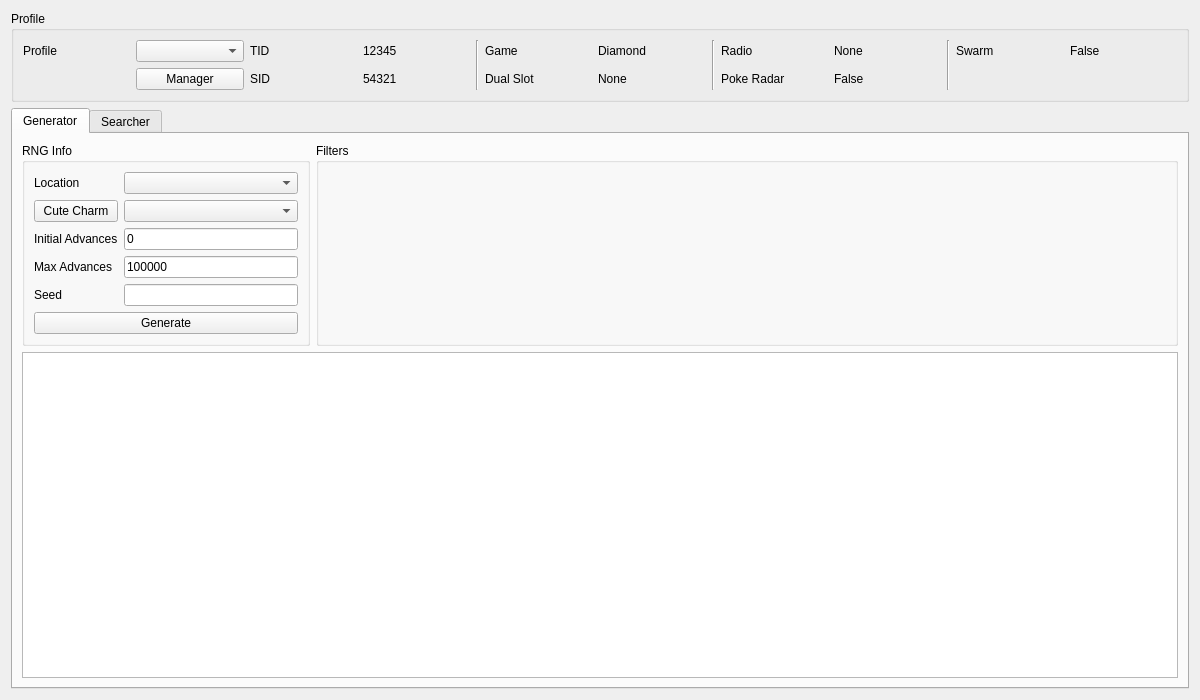
<?xml version="1.0" encoding="UTF-8"?>
<ui version="4.0">
 <class>Unown4</class>
 <widget class="QWidget" name="Unown4">
  <property name="geometry">
   <rect>
    <x>0</x>
    <y>0</y>
    <width>1200</width>
    <height>700</height>
   </rect>
  </property>
  <property name="minimumSize">
   <size>
    <width>1200</width>
    <height>700</height>
   </size>
  </property>
  <property name="windowTitle">
   <string>DPPT Unown</string>
  </property>
  <layout class="QGridLayout" name="gridLayout_9">
   <item row="0" column="0">
    <widget class="QGroupBox" name="groupBoxProfile">
     <property name="title">
      <string>Profile</string>
     </property>
     <layout class="QGridLayout" name="gridLayout_7">
      <item row="0" column="0">
       <widget class="QLabel" name="labelProfile">
        <property name="text">
         <string>Profile</string>
        </property>
       </widget>
      </item>
      <item row="0" column="1">
       <widget class="QComboBox" name="comboBoxProfiles"/>
      </item>
      <item row="0" column="2">
       <widget class="QLabel" name="labelProfileTID">
        <property name="text">
         <string>TID</string>
        </property>
       </widget>
      </item>
      <item row="0" column="3">
       <widget class="QLabel" name="labelProfileTIDValue">
        <property name="text">
         <string notr="true">12345</string>
        </property>
       </widget>
      </item>
      <item row="0" column="4" rowspan="2">
       <widget class="Line" name="line">
        <property name="orientation">
         <enum>Qt::Vertical</enum>
        </property>
       </widget>
      </item>
      <item row="0" column="5">
       <widget class="QLabel" name="labelProfileGame">
        <property name="text">
         <string>Game</string>
        </property>
       </widget>
      </item>
      <item row="0" column="6">
       <widget class="QLabel" name="labelProfileGameValue">
        <property name="text">
         <string>Diamond</string>
        </property>
       </widget>
      </item>
      <item row="0" column="7" rowspan="2">
       <widget class="Line" name="line_2">
        <property name="orientation">
         <enum>Qt::Vertical</enum>
        </property>
       </widget>
      </item>
      <item row="0" column="8">
       <widget class="QLabel" name="labelProfileRadio">
        <property name="text">
         <string>Radio</string>
        </property>
       </widget>
      </item>
      <item row="0" column="9">
       <widget class="QLabel" name="labelProfileRadioValue">
        <property name="text">
         <string>None</string>
        </property>
       </widget>
      </item>
      <item row="0" column="10" rowspan="2">
       <widget class="Line" name="line_3">
        <property name="orientation">
         <enum>Qt::Vertical</enum>
        </property>
       </widget>
      </item>
      <item row="0" column="11">
       <widget class="QLabel" name="labelProfileSwarm">
        <property name="text">
         <string>Swarm</string>
        </property>
       </widget>
      </item>
      <item row="0" column="12">
       <widget class="QLabel" name="labelProfileSwarmValue">
        <property name="text">
         <string>False</string>
        </property>
       </widget>
      </item>
      <item row="1" column="1">
       <widget class="QPushButton" name="pushButtonProfileManager">
        <property name="text">
         <string>Manager</string>
        </property>
       </widget>
      </item>
      <item row="1" column="2">
       <widget class="QLabel" name="labelProfileSID">
        <property name="text">
         <string>SID</string>
        </property>
       </widget>
      </item>
      <item row="1" column="3">
       <widget class="QLabel" name="labelProfileSIDValue">
        <property name="text">
         <string notr="true">54321</string>
        </property>
       </widget>
      </item>
      <item row="1" column="5">
       <widget class="QLabel" name="labelProfileDualSlot">
        <property name="text">
         <string>Dual Slot</string>
        </property>
       </widget>
      </item>
      <item row="1" column="6">
       <widget class="QLabel" name="labelProfileDualSlotValue">
        <property name="text">
         <string>None</string>
        </property>
       </widget>
      </item>
      <item row="1" column="8">
       <widget class="QLabel" name="labelProfilePokeRadar">
        <property name="text">
         <string>Poke Radar</string>
        </property>
       </widget>
      </item>
      <item row="1" column="9">
       <widget class="QLabel" name="labelProfilePokeRadarValue">
        <property name="text">
         <string>False</string>
        </property>
       </widget>
      </item>
     </layout>
    </widget>
   </item>
   <item row="1" column="0">
    <widget class="QTabWidget" name="tabRNGSelector">
     <property name="currentIndex">
      <number>0</number>
     </property>
     <widget class="QWidget" name="tabStationary">
      <attribute name="title">
       <string>Generator</string>
      </attribute>
      <layout class="QGridLayout" name="gridLayout_5">
       <item row="1" column="0" colspan="2">
        <widget class="TableView" name="tableViewGenerator">
         <property name="contextMenuPolicy">
          <enum>Qt::CustomContextMenu</enum>
         </property>
         <property name="editTriggers">
          <set>QAbstractItemView::NoEditTriggers</set>
         </property>
         <property name="sortingEnabled">
          <bool>false</bool>
         </property>
         <attribute name="horizontalHeaderDefaultSectionSize">
          <number>100</number>
         </attribute>
         <attribute name="verticalHeaderVisible">
          <bool>false</bool>
         </attribute>
         <attribute name="verticalHeaderMinimumSectionSize">
          <number>20</number>
         </attribute>
         <attribute name="verticalHeaderDefaultSectionSize">
          <number>21</number>
         </attribute>
        </widget>
       </item>
       <item row="0" column="1">
        <widget class="QGroupBox" name="groupBoxGeneratorFilters">
         <property name="sizePolicy">
          <sizepolicy hsizetype="Preferred" vsizetype="Preferred">
           <horstretch>3</horstretch>
           <verstretch>0</verstretch>
          </sizepolicy>
         </property>
         <property name="title">
          <string>Filters</string>
         </property>
         <layout class="QGridLayout" name="gridLayout">
          <item row="0" column="0" rowspan="2">
           <widget class="UnownFilter" name="filterGenerator" native="true"/>
          </item>
         </layout>
        </widget>
       </item>
       <item row="0" column="0">
        <widget class="QGroupBox" name="groupBoxGeneratorRNGInfo">
         <property name="sizePolicy">
          <sizepolicy hsizetype="Preferred" vsizetype="Preferred">
           <horstretch>1</horstretch>
           <verstretch>0</verstretch>
          </sizepolicy>
         </property>
         <property name="title">
          <string>RNG Info</string>
         </property>
         <layout class="QGridLayout" name="gridLayout_3">
          <item row="0" column="0">
           <widget class="QLabel" name="labelGeneratorLocation">
            <property name="text">
             <string>Location</string>
            </property>
           </widget>
          </item>
          <item row="2" column="1">
           <widget class="TextBox" name="textBoxGeneratorStartingAdvance">
            <property name="inputMask">
             <string/>
            </property>
            <property name="text">
             <string notr="true">0</string>
            </property>
            <property name="maxLength">
             <number>10</number>
            </property>
           </widget>
          </item>
          <item row="1" column="1">
           <widget class="ComboBox" name="comboBoxGeneratorLead"/>
          </item>
          <item row="0" column="1">
           <widget class="QComboBox" name="comboBoxGeneratorLocation"/>
          </item>
          <item row="4" column="1">
           <widget class="TextBox" name="textBoxGeneratorSeed">
            <property name="inputMask">
             <string/>
            </property>
            <property name="text">
             <string/>
            </property>
            <property name="maxLength">
             <number>8</number>
            </property>
            <property name="cursorPosition">
             <number>0</number>
            </property>
            <property name="alignment">
             <set>Qt::AlignCenter</set>
            </property>
            <property name="clearButtonEnabled">
             <bool>false</bool>
            </property>
           </widget>
          </item>
          <item row="2" column="0">
           <widget class="QLabel" name="labelGeneratorStartingAdvance">
            <property name="text">
             <string>Initial Advances</string>
            </property>
           </widget>
          </item>
          <item row="3" column="0">
           <widget class="QLabel" name="labelGeneratorMaxAdvances">
            <property name="text">
             <string>Max Advances</string>
            </property>
           </widget>
          </item>
          <item row="5" column="0" colspan="2">
           <widget class="QPushButton" name="pushButtonGenerate">
            <property name="enabled">
             <bool>true</bool>
            </property>
            <property name="text">
             <string>Generate</string>
            </property>
            <property name="checkable">
             <bool>false</bool>
            </property>
            <property name="autoDefault">
             <bool>false</bool>
            </property>
           </widget>
          </item>
          <item row="4" column="0">
           <widget class="QLabel" name="labelGeneratorSeed">
            <property name="text">
             <string>Seed</string>
            </property>
           </widget>
          </item>
          <item row="1" column="0">
           <widget class="QPushButton" name="pushButtonGeneratorLead">
            <property name="text">
             <string>Cute Charm</string>
            </property>
           </widget>
          </item>
          <item row="3" column="1">
           <widget class="TextBox" name="textBoxGeneratorMaxAdvances">
            <property name="inputMask">
             <string/>
            </property>
            <property name="text">
             <string notr="true">100000</string>
            </property>
            <property name="maxLength">
             <number>10</number>
            </property>
           </widget>
          </item>
         </layout>
        </widget>
       </item>
      </layout>
     </widget>
     <widget class="QWidget" name="tabSpreadSearcher">
      <attribute name="title">
       <string>Searcher</string>
      </attribute>
      <layout class="QGridLayout" name="gridLayout_8">
       <item row="2" column="0" colspan="2">
        <widget class="TableView" name="tableViewSearcher">
         <property name="contextMenuPolicy">
          <enum>Qt::CustomContextMenu</enum>
         </property>
         <property name="editTriggers">
          <set>QAbstractItemView::NoEditTriggers</set>
         </property>
         <property name="sortingEnabled">
          <bool>true</bool>
         </property>
         <attribute name="horizontalHeaderDefaultSectionSize">
          <number>100</number>
         </attribute>
         <attribute name="verticalHeaderVisible">
          <bool>false</bool>
         </attribute>
         <attribute name="verticalHeaderMinimumSectionSize">
          <number>20</number>
         </attribute>
         <attribute name="verticalHeaderDefaultSectionSize">
          <number>21</number>
         </attribute>
        </widget>
       </item>
       <item row="0" column="0">
        <widget class="QGroupBox" name="groupBoxSearcherRNGInfo">
         <property name="sizePolicy">
          <sizepolicy hsizetype="Preferred" vsizetype="Preferred">
           <horstretch>1</horstretch>
           <verstretch>0</verstretch>
          </sizepolicy>
         </property>
         <property name="title">
          <string>RNG Info</string>
         </property>
         <layout class="QGridLayout" name="gridLayout_6">
          <item row="1" column="0">
           <widget class="QLabel" name="labelSearcherLead">
            <property name="sizePolicy">
             <sizepolicy hsizetype="Fixed" vsizetype="Preferred">
              <horstretch>0</horstretch>
              <verstretch>0</verstretch>
             </sizepolicy>
            </property>
            <property name="text">
             <string>Lead</string>
            </property>
           </widget>
          </item>
          <item row="2" column="0" colspan="2">
           <layout class="QGridLayout" name="gridLayout_2">
            <item row="0" column="0">
             <widget class="QLabel" name="labelSearcherMinDelay">
              <property name="text">
               <string>Min Delay</string>
              </property>
             </widget>
            </item>
            <item row="0" column="1">
             <widget class="TextBox" name="textBoxSearcherMinDelay">
              <property name="inputMask">
               <string/>
              </property>
              <property name="text">
               <string notr="true">600</string>
              </property>
              <property name="maxLength">
               <number>5</number>
              </property>
             </widget>
            </item>
            <item row="0" column="2">
             <widget class="QLabel" name="labelSearcherMaxDelay">
              <property name="text">
               <string>Max Delay</string>
              </property>
             </widget>
            </item>
            <item row="0" column="3">
             <widget class="TextBox" name="textBoxSearcherMaxDelay">
              <property name="inputMask">
               <string/>
              </property>
              <property name="text">
               <string notr="true">2000</string>
              </property>
              <property name="maxLength">
               <number>5</number>
              </property>
             </widget>
            </item>
            <item row="1" column="0">
             <widget class="QLabel" name="labelSearcherMinAdvance">
              <property name="text">
               <string>Min Advance</string>
              </property>
             </widget>
            </item>
            <item row="1" column="1">
             <widget class="TextBox" name="textBoxSearcherMinAdvance">
              <property name="inputMask">
               <string/>
              </property>
              <property name="text">
               <string notr="true">1</string>
              </property>
              <property name="maxLength">
               <number>5</number>
              </property>
             </widget>
            </item>
            <item row="1" column="2">
             <widget class="QLabel" name="labelSearcherMaxAdvance">
              <property name="text">
               <string>Max Advance</string>
              </property>
             </widget>
            </item>
            <item row="1" column="3">
             <widget class="TextBox" name="textBoxSearcherMaxAdvance">
              <property name="inputMask">
               <string/>
              </property>
              <property name="text">
               <string notr="true">1000</string>
              </property>
              <property name="maxLength">
               <number>5</number>
              </property>
             </widget>
            </item>
           </layout>
          </item>
          <item row="0" column="1">
           <widget class="QComboBox" name="comboBoxSearcherLocation">
            <property name="maxVisibleItems">
             <number>10</number>
            </property>
           </widget>
          </item>
          <item row="0" column="0">
           <widget class="QLabel" name="labelSearcherLocation">
            <property name="sizePolicy">
             <sizepolicy hsizetype="Fixed" vsizetype="Preferred">
              <horstretch>0</horstretch>
              <verstretch>0</verstretch>
             </sizepolicy>
            </property>
            <property name="text">
             <string>Location</string>
            </property>
           </widget>
          </item>
          <item row="3" column="0" colspan="2">
           <layout class="QHBoxLayout" name="horizontalLayout">
            <item>
             <widget class="QPushButton" name="pushButtonSearch">
              <property name="enabled">
               <bool>true</bool>
              </property>
              <property name="text">
               <string>Search</string>
              </property>
              <property name="checkable">
               <bool>false</bool>
              </property>
              <property name="autoDefault">
               <bool>false</bool>
              </property>
             </widget>
            </item>
            <item>
             <widget class="QPushButton" name="pushButtonCancel">
              <property name="enabled">
               <bool>false</bool>
              </property>
              <property name="text">
               <string>Cancel</string>
              </property>
             </widget>
            </item>
           </layout>
          </item>
          <item row="1" column="1">
           <widget class="ComboBox" name="comboBoxSearcherLead">
            <item>
             <property name="text">
              <string>Any</string>
             </property>
            </item>
            <item>
             <property name="text">
              <string>Synchronize</string>
             </property>
            </item>
            <item>
             <property name="text">
              <string>Cute Charm</string>
             </property>
            </item>
            <item>
             <property name="text">
              <string>Suction Cups</string>
             </property>
            </item>
            <item>
             <property name="text">
              <string>None</string>
             </property>
            </item>
           </widget>
          </item>
         </layout>
        </widget>
       </item>
       <item row="1" column="0" colspan="2">
        <widget class="QProgressBar" name="progressBar">
         <property name="value">
          <number>0</number>
         </property>
        </widget>
       </item>
       <item row="0" column="1">
        <widget class="QGroupBox" name="groupBoxSearcherFilters">
         <property name="sizePolicy">
          <sizepolicy hsizetype="Preferred" vsizetype="Preferred">
           <horstretch>3</horstretch>
           <verstretch>0</verstretch>
          </sizepolicy>
         </property>
         <property name="title">
          <string>Filters</string>
         </property>
         <layout class="QGridLayout" name="gridLayout_4">
          <item row="0" column="0" rowspan="2">
           <widget class="UnownFilter" name="filterSearcher" native="true"/>
          </item>
         </layout>
        </widget>
       </item>
      </layout>
     </widget>
    </widget>
   </item>
  </layout>
 </widget>
 <customwidgets>
  <customwidget>
   <class>TextBox</class>
   <extends>QLineEdit</extends>
   <header>Forms/Controls/TextBox.hpp</header>
  </customwidget>
  <customwidget>
   <class>ComboBox</class>
   <extends>QComboBox</extends>
   <header>Forms/Controls/ComboBox.hpp</header>
  </customwidget>
  <customwidget>
   <class>TableView</class>
   <extends>QTableView</extends>
   <header>Forms/Controls/TableView.hpp</header>
  </customwidget>
  <customwidget>
   <class>UnownFilter</class>
   <extends>QWidget</extends>
   <header>Forms/Controls/UnownFilter.hpp</header>
   <container>1</container>
  </customwidget>
 </customwidgets>
 <tabstops>
  <tabstop>comboBoxProfiles</tabstop>
  <tabstop>pushButtonProfileManager</tabstop>
  <tabstop>tabRNGSelector</tabstop>
  <tabstop>comboBoxGeneratorLocation</tabstop>
  <tabstop>pushButtonGeneratorLead</tabstop>
  <tabstop>comboBoxGeneratorLead</tabstop>
  <tabstop>textBoxGeneratorStartingAdvance</tabstop>
  <tabstop>textBoxGeneratorMaxAdvances</tabstop>
  <tabstop>textBoxGeneratorSeed</tabstop>
  <tabstop>pushButtonGenerate</tabstop>
  <tabstop>tableViewGenerator</tabstop>
  <tabstop>comboBoxSearcherLocation</tabstop>
  <tabstop>comboBoxSearcherLead</tabstop>
  <tabstop>textBoxSearcherMinDelay</tabstop>
  <tabstop>textBoxSearcherMaxDelay</tabstop>
  <tabstop>textBoxSearcherMinAdvance</tabstop>
  <tabstop>textBoxSearcherMaxAdvance</tabstop>
  <tabstop>pushButtonSearch</tabstop>
  <tabstop>pushButtonCancel</tabstop>
  <tabstop>tableViewSearcher</tabstop>
 </tabstops>
 <resources/>
 <connections/>
</ui>
